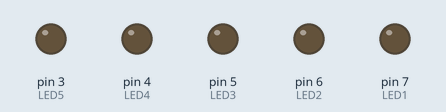
The sketch below on a simulated Arduino Uno, built with avr-gcc and run on an emulated ATmega328P. On the bench: output pins drawn as LEDs (lit = HIGH).

Above: at 0.15 s.
At 0.75 s:
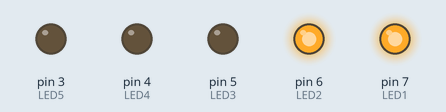
At 1.35 s:
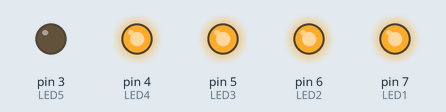
At 2.55 s:
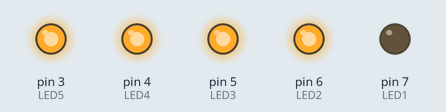
At 4.05 s:
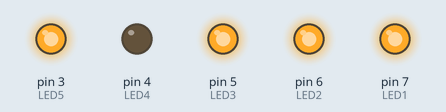
At 5.25 s:
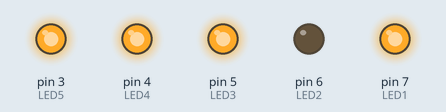
Timing chart, 0 to 5.5 s (numbered marks = the images above):
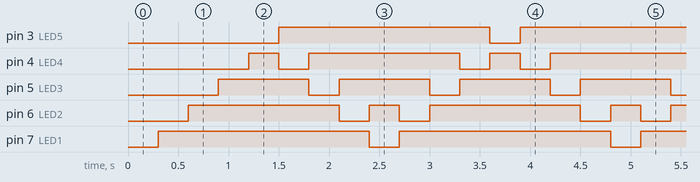

Measured:
- by itself, pin 3 (LED5), pin 7 (LED1): alternates HIGH for 2.1 s and LOW for 0.30 s
- by itself, pin 4 (LED4): repeats every 2.4 s: LOW 0.30 s, HIGH 1.5 s, LOW 0.30 s, HIGH 0.30 s
- by itself, pin 5 (LED3): alternates HIGH for 0.90 s and LOW for 0.30 s
- by itself, pin 6 (LED2): repeats every 2.4 s: LOW 0.30 s, HIGH 0.30 s, LOW 0.30 s, HIGH 1.5 s

The sketch:

Harjoitus_01.ino
```cpp
#define LED1 7
#define LED2 6
#define LED3 5
#define LED4 4
#define LED5 3
#define LEDON LOW
#define LEDOFF HIGH

void setup() {
  pinMode(LED1, OUTPUT);
  pinMode(LED2, OUTPUT);
  pinMode(LED3, OUTPUT);
  pinMode(LED4, OUTPUT);
  pinMode(LED5, OUTPUT);
}

#define viive 300

void loop() {
  digitalWrite(LED1, LEDON);
  delay(viive);
  digitalWrite(LED1, LEDOFF);
  digitalWrite(LED2, LEDON);
  delay(viive);
  digitalWrite(LED2, LEDOFF);
  digitalWrite(LED3, LEDON);
  delay(viive);
  digitalWrite(LED3, LEDOFF);
  digitalWrite(LED4, LEDON);
  delay(viive);
  digitalWrite(LED4, LEDOFF);
  digitalWrite(LED5, LEDON);
  delay(viive);
  digitalWrite(LED5, LEDOFF);
  digitalWrite(LED4, LEDON);
  delay(viive);
  digitalWrite(LED4, LEDOFF);
  digitalWrite(LED3, LEDON);
  delay(viive);
  digitalWrite(LED3, LEDOFF);
  digitalWrite(LED2, LEDON);
  delay(viive);
  digitalWrite(LED2, LEDOFF);
}
```
